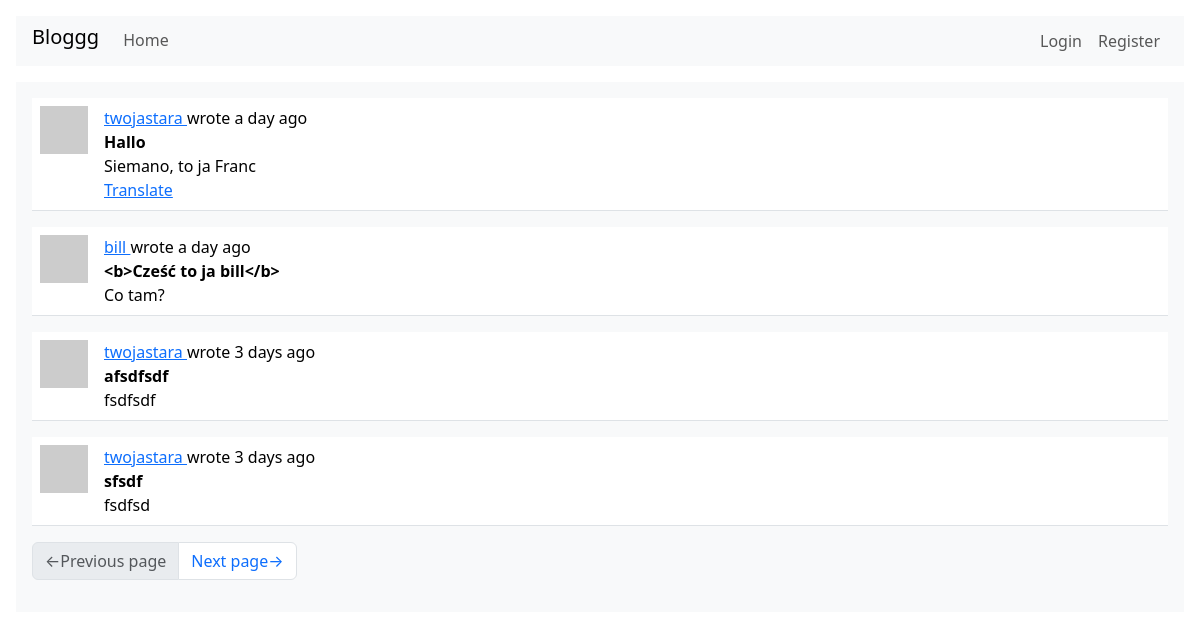
/index, run on the app's committed database.
### webapp/models.py (models this page shows, shortened)
class Post(db.Model):
    id:         sqo.Mapped[int] = sqo.mapped_column(primary_key=True)
    user_id:    sqo.Mapped[int] = sqo.mapped_column(sqa.ForeignKey(User.id), index=True)
    timestamp:  sqo.Mapped[datetime] = sqo.mapped_column(index=True, default=lambda: datetime.now(timezone.utc))
    title:      sqo.Mapped[str] = sqo.mapped_column(sqa.String(64), index=True)
    body:       sqo.Mapped[str] = sqo.mapped_column(sqa.String(4096))
    language:   sqo.Mapped[Optional[str]] = sqo.mapped_column(sqa.String(8))
    author:     sqo.Mapped[User] = sqo.relationship(back_populates='posts')

### webapp/routes.py (the view)
@app.route('/', methods=['POST', 'GET'])
@app.route('/index', methods=['POST', 'GET'])
def index_page():
    page = request.args.get('page', 1, type=int)
    query = None
    post_form = None
    if current_user.is_authenticated:
        post_form = PostForm()
        if post_form.validate_on_submit():
            try:
                language = detect(post_form.text.data)
            except LangDetectException:
                language = ''
            new_post = Post(title=post_form.title.data, body=post_form.text.data,
                            author=current_user, language=language)
            db.session.add(new_post)
            db.session.commit()
            flash(_('Uploaded your post.'))
            return redirect(url_for('index_page'))
        query = current_user.get_my_and_followers_posts_query()
    else:
        query = sqa.select(Post).order_by(Post.timestamp.desc())
    posts = db.paginate(query, page=page, per_page=app.config['POSTS_PER_PAGE'], error_out=False)
    next_url = url_for('index_page', page=posts.next_num) if posts.has_next else None
    prev_url = url_for('index_page', page=posts.prev_num) if posts.has_prev else None
    return render_template('index_page.html', title='Home page',
                    posts=posts, post_form=post_form, next_url=next_url, prev_url=prev_url)

### webapp/__init__.py (called while the page is built)
def get_locale():
    return request.accept_languages.best_match(app.config['LANGUAGES'])

### webapp/models.py (called while the page is built)
    def avatar(self, size):
        hash = md5((self.username+self.email+str(2384129234)).encode('utf-8')).hexdigest()
        return f'https://www.gravatar.com/avatar/{hash}?d=identicon&s={size}'

### webapp/routes.py (called while the page is built)
@app.before_request
def before_request():
    g.locale = str(get_locale())
    if current_user.is_authenticated:
        current_user.last_seen = datetime.now(timezone.utc)
        db.session.commit()

### webapp/templates/index_page.html (shortened to what this page needs)
{% extends "base.html" %}
{% block content %}
    {% for post in posts %}
        {% include "sub_post.html" %}
    {% endfor %}
    {% include "sub_pagination.html" %}
{% endblock %}

### webapp/templates/sub_post.html (shortened to what this page needs)
<table class="table table-hover">
    <tr>
        <td width="64px">
            <a href="{{ url_for('user_page', username=post.author.username) }}">
                <img src="{{ post.author.avatar(64) }}" class="img-fluid">
            </a>
        </td>
        <td>
            {{ _('%(username)s wrote %(when)s',
                username=user_link, when=moment(post.timestamp).fromNow()) }}
            <br>
            <b>{{ post.title }}</b>
            <br>
            <span id="post-{{ post.id }}">{{ post.body }}</span>
            {% if post.language and post.language != g.locale %}
                <br>
                <span id="translation-{{ post.id }}">
                    <a href="javascript:translate(
                        'post-{{ post.id }}',
                        'translation-{{ post.id }}',
                        '{{ post.language }}',
                        '{{ g.locale }}');">{{ _('Translate') }}</a>
                </span>
            {% endif %}
        </td>
    </tr>
</table>

### data on the page
Post: title "Hallo", body "Siemano, to ja Franc"
Post: title "<b>Cześć to ja bill</b>", body "Co tam?"
Post: title "afsdfsdf", body "fsdfsdf"
Post: title "sfsdf", body "fsdfsd"
